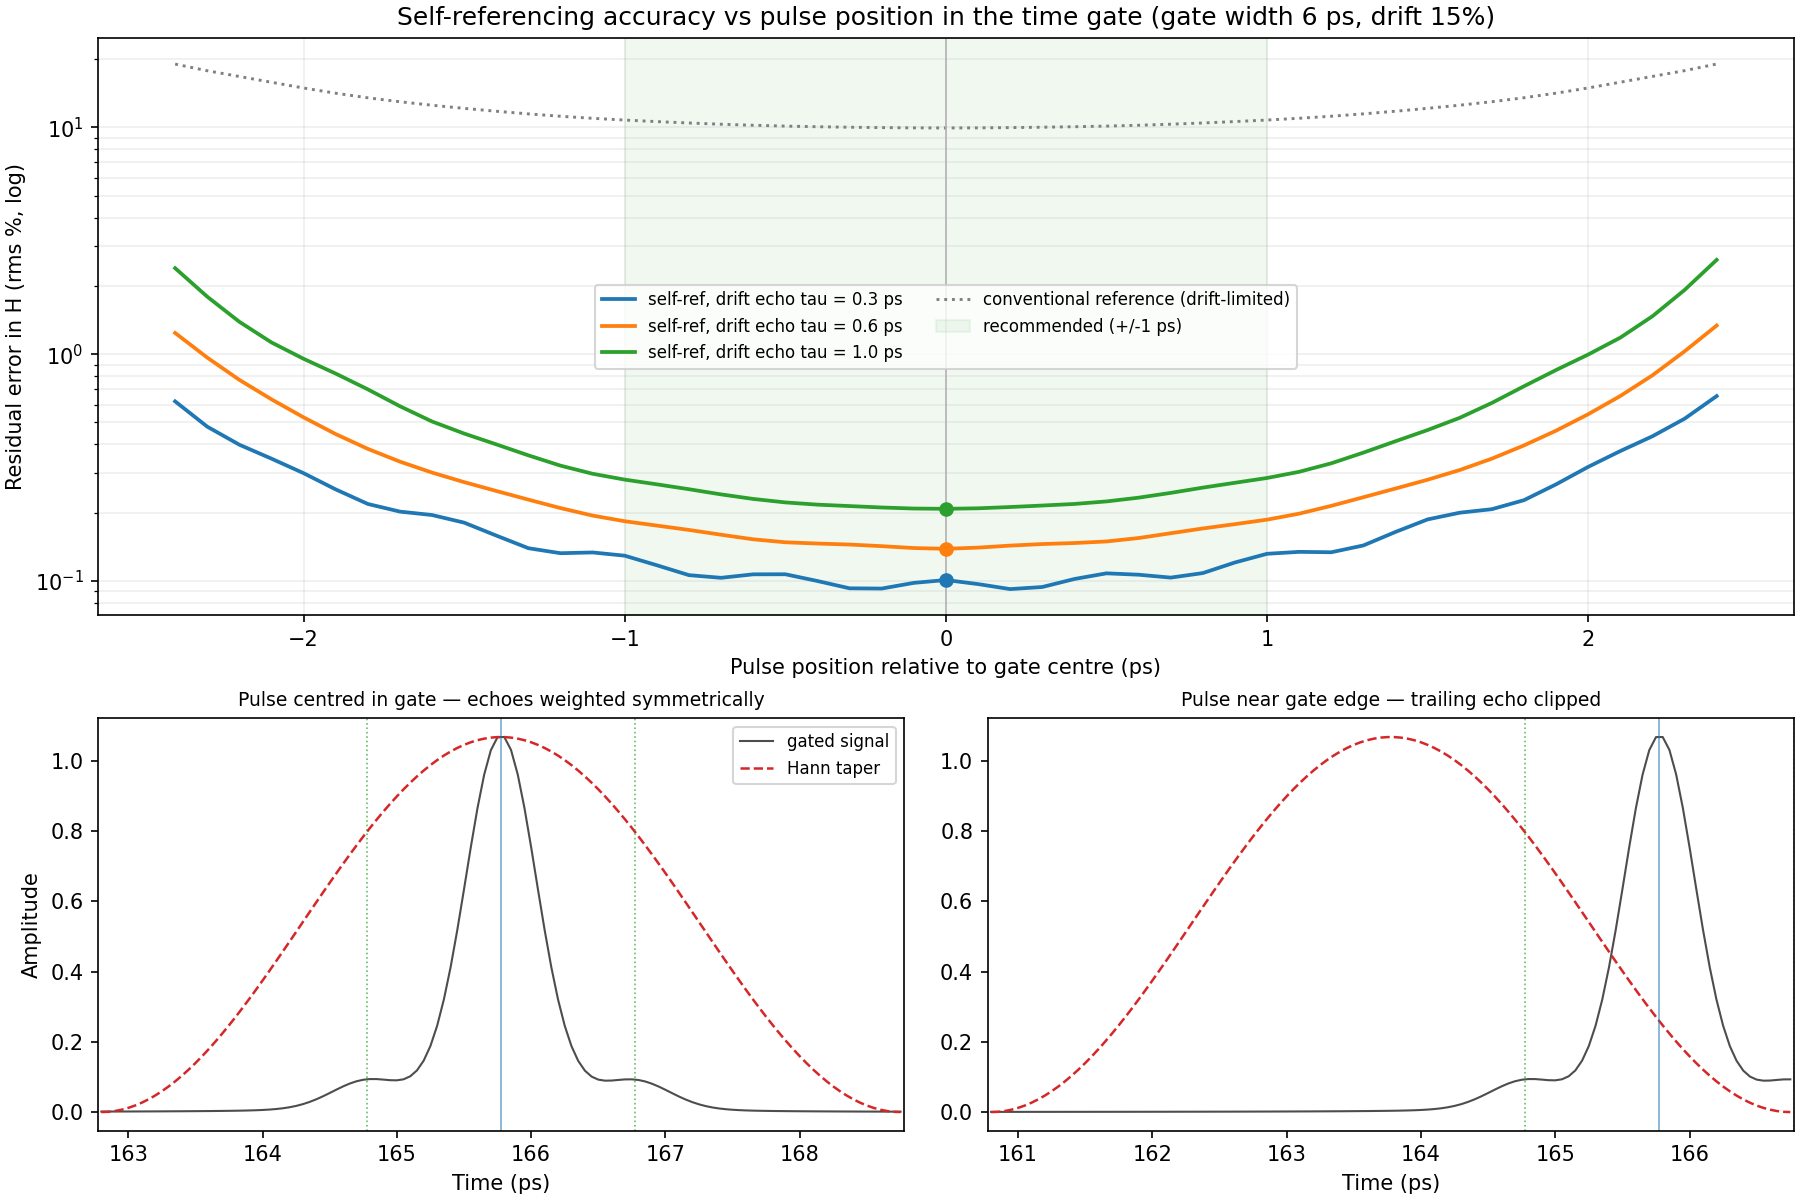

Write the Python code that produced this figure.
"""Figure: how pulse position within the time gate affects self-referencing.

Story for the group meeting
---------------------------
Front-pulse self-referencing forms W = Y2/Y1, a *spectral* ratio. In the time
domain that is a deconvolution, and a deconvolution through a finite, tapered
gate is only exact when the gate weighs each pulse's surroundings identically.
A real instrument drift acts like a convolution kernel g(t) that smears small
echoes around every pulse (here +/- tau). If a pulse sits off-centre in its
Hann gate, the taper clips/attenuates those echoes asymmetrically, so the
front-pulse correction no longer perfectly matches the second-pulse
contamination and a residual survives.

This script sweeps the pulse position relative to the gate centre and plots the
residual self-referenced error, for a few drift echo delays tau. It also shows
the time-domain picture (pulse + drift echoes under the Hann gate) at a centred
and an off-centre position so the mechanism is visible.

Reuses the production code paths:
- thz_core.window_transfer_model builds the true second pulse from the first;
- thz_adapter._absolute_time_spectrum is the exact gating+FFT used in the
  pipeline's self-referencing.

Run:
    .venv/Scripts/python.exe reports/group_meeting_window_selfref/fig_pulse_gate_offset.py
"""

from __future__ import annotations

import os
import sys

import numpy as np

import matplotlib

matplotlib.use("Agg")
import matplotlib.pyplot as plt

REPO_ROOT = os.path.dirname(os.path.dirname(os.path.dirname(os.path.abspath(__file__))))
sys.path.insert(0, REPO_ROOT)

import thz_core.thz_core as core  # noqa: E402
from dataset_core.adapters import thz_adapter as thz  # noqa: E402

OUTPUT_DIR = os.path.dirname(os.path.abspath(__file__))

# ---- synthetic geometry (mirrors the CNT-13/D window, 0.9 mm fused silica) ----
N_WINDOW = 1.96 - 0.006j
THICKNESS_M = 0.9e-3
THETA_EXT_DEG = 45.0
H_TRUE = -1.5                      # flat sign-flipped sample response (CNT-like)

DT_PS = 0.05
PULSE_WIDTH_PS = 0.25
GATE_WIDTH_PS = 6.0               # matches the real second-reflection gate span
DRIFT_AMPLITUDE = 0.15           # 15% spectral ripple
ECHO_DELAYS_PS = (0.3, 0.6, 1.0)  # time-domain spread of the drift kernel
ASSESS_BAND_THZ = (0.4, 2.0)
FFT_LENGTH = 8192

# Long enough to hold both pulses plus their gates with margin.
TIME_PS = np.arange(140.0, 185.0, DT_PS)
FRONT_CENTRE_PS = 154.8
SECOND_CENTRE_PS = None          # filled from the model delay below


def _full_trace_freq_hz():
    return np.fft.rfftfreq(TIME_PS.size, DT_PS * 1e-12)


def _gaussian(centre_ps):
    return np.exp(-((TIME_PS - centre_ps) ** 2) / (2 * PULSE_WIDTH_PS**2))


def _build_two_pulse_trace(extra_second_filter):
    """Front pulse + second pulse (front filtered by the window model W)."""
    freq_hz = _full_trace_freq_hz()
    w_model = core.window_transfer_model(
        freq_hz, N_WINDOW, THICKNESS_M, np.deg2rad(THETA_EXT_DEG)
    )
    front = _gaussian(FRONT_CENTRE_PS)
    second = np.fft.irfft(
        np.fft.rfft(front) * w_model * extra_second_filter, n=front.size
    )
    return front + second


def _drift_kernel(echo_delay_ps):
    """Real, zero-phase drift filter: G(f) = 1 + a*cos(2*pi*f*tau).

    In time domain this is delta(t) + (a/2)[delta(t-tau)+delta(t+tau)], i.e. it
    plants echo replicas of every pulse at +/- tau — a clean, interpretable
    stand-in for alignment drift.
    """
    freq_hz = _full_trace_freq_hz()
    return 1.0 + DRIFT_AMPLITUDE * np.cos(2 * np.pi * freq_hz * echo_delay_ps * 1e-12)


def _measured_delay_s():
    beta = np.sqrt(N_WINDOW.real**2 - np.sin(np.deg2rad(THETA_EXT_DEG)) ** 2)
    return 2.0 * THICKNESS_M * beta / 299_792_458.0


def _gate_segment(trace, gate_centre_ps):
    """Crop the trace to a GATE_WIDTH_PS boxcar centred at gate_centre_ps.

    Returns (time_s, amplitude) on the original sampling — the segment that the
    pipeline would Hann-window and FFT.
    """
    lo = gate_centre_ps - GATE_WIDTH_PS / 2
    hi = gate_centre_ps + GATE_WIDTH_PS / 2
    mask = (TIME_PS >= lo) & (TIME_PS <= hi)
    return TIME_PS[mask] * 1e-12, trace[mask]


def _selfref_H(reference_trace, sample_trace, gate_offset_ps):
    """Self-referenced H over the assessment band for a given gate offset.

    gate_offset_ps is the pulse position relative to the gate centre: the gate
    is placed at pulse_centre - offset, so positive offset = pulse right of the
    gate centre.
    """
    first_gate = FRONT_CENTRE_PS - gate_offset_ps
    second_gate = SECOND_CENTRE_PS - gate_offset_ps

    def spectrum(trace, gate_centre):
        time_s, amplitude = _gate_segment(trace, gate_centre)
        freq, spec = thz._absolute_time_spectrum(time_s, amplitude, FFT_LENGTH)
        return freq, spec

    freq, y1_samp = spectrum(sample_trace, first_gate)
    _, y2_samp = spectrum(sample_trace, second_gate)
    _, y1_ref = spectrum(reference_trace, first_gate)
    _, y2_ref = spectrum(reference_trace, second_gate)

    with np.errstate(divide="ignore", invalid="ignore"):
        h_old = y2_samp / y2_ref
        h_new = h_old * (y1_ref / y1_samp)

    f_thz = freq * 1e-12
    band = (f_thz >= ASSESS_BAND_THZ[0]) & (f_thz <= ASSESS_BAND_THZ[1])
    return h_old[band], h_new[band]


def _rms_error(h_band):
    return float(np.sqrt(np.mean(np.abs(h_band / H_TRUE - 1.0) ** 2)))


def main():
    global SECOND_CENTRE_PS
    delay_s = _measured_delay_s()
    SECOND_CENTRE_PS = FRONT_CENTRE_PS + delay_s * 1e12

    reference_trace = _build_two_pulse_trace(1.0)

    offsets_ps = np.linspace(-2.4, 2.4, 49)

    fig = plt.figure(figsize=(12, 8), layout="constrained")
    grid = fig.add_gridspec(2, 2, height_ratios=[1.4, 1.0])
    ax_err = fig.add_subplot(grid[0, :])
    ax_centre = fig.add_subplot(grid[1, 0])
    ax_offset = fig.add_subplot(grid[1, 1])

    summary = {}
    for echo_delay_ps in ECHO_DELAYS_PS:
        sample_trace = np.fft.irfft(
            np.fft.rfft(_build_two_pulse_trace(H_TRUE)) * _drift_kernel(echo_delay_ps),
            n=TIME_PS.size,
        )
        errors_new = []
        errors_old = []
        for offset in offsets_ps:
            h_old, h_new = _selfref_H(reference_trace, sample_trace, offset)
            errors_new.append(_rms_error(h_new) * 100)
            errors_old.append(_rms_error(h_old) * 100)
        errors_new = np.array(errors_new)
        line, = ax_err.plot(offsets_ps, errors_new, lw=1.8,
                            label=f"self-ref, drift echo tau = {echo_delay_ps} ps")
        summary[echo_delay_ps] = (errors_new, np.array(errors_old))
        centre_error = errors_new[np.argmin(np.abs(offsets_ps))]
        ax_err.scatter([0], [centre_error], color=line.get_color(), zorder=5)

    # Conventional reference error (drift-limited, ~offset-independent) shown for
    # the middle echo delay as the "do nothing" baseline.
    baseline = summary[ECHO_DELAYS_PS[1]][1]
    ax_err.plot(offsets_ps, baseline, color="0.5", lw=1.4, ls=":",
                label="conventional reference (drift-limited)")

    # Shade the "keep the pulse here" region (within +/-1 ps of centre).
    ax_err.axvspan(-1.0, 1.0, color="tab:green", alpha=0.07,
                   label="recommended (+/-1 ps)")
    ax_err.axvline(0.0, color="0.7", lw=0.8)
    ax_err.set_yscale("log")
    ax_err.set_xlabel("Pulse position relative to gate centre (ps)")
    ax_err.set_ylabel("Residual error in H (rms %, log)")
    ax_err.set_title("Self-referencing accuracy vs pulse position in the time gate "
                     f"(gate width {GATE_WIDTH_PS:.0f} ps, drift {DRIFT_AMPLITUDE*100:.0f}%)")
    ax_err.legend(fontsize=8, ncol=2)
    ax_err.grid(True, which="both", alpha=0.2)

    # ---- time-domain mechanism panels (echo delay = 1.0 ps, the worst case) --
    sample_trace = np.fft.irfft(
        np.fft.rfft(_build_two_pulse_trace(H_TRUE)) * _drift_kernel(ECHO_DELAYS_PS[-1]),
        n=TIME_PS.size,
    )
    for ax, offset, title in [
        (ax_centre, 0.0, "Pulse centred in gate — echoes weighted symmetrically"),
        (ax_offset, 2.0, "Pulse near gate edge — trailing echo clipped"),
    ]:
        gate_centre = SECOND_CENTRE_PS - offset
        time_s, amplitude = _gate_segment(sample_trace, gate_centre)
        time_ps = time_s * 1e12
        hann = np.hanning(amplitude.size)
        ax.plot(time_ps, amplitude, color="0.3", lw=1.0, label="gated signal")
        ax.plot(time_ps, hann * np.max(np.abs(amplitude)), color="tab:red", lw=1.2,
                ls="--", label="Hann taper")
        ax.axvline(SECOND_CENTRE_PS, color="tab:blue", lw=0.8, alpha=0.6)
        for sign in (-1, 1):
            ax.axvline(SECOND_CENTRE_PS + sign * ECHO_DELAYS_PS[-1], color="tab:green",
                       lw=0.8, ls=":", alpha=0.7)
        ax.set_title(title, fontsize=9)
        ax.set_xlabel("Time (ps)")
        ax.set_xlim(gate_centre - GATE_WIDTH_PS / 2, gate_centre + GATE_WIDTH_PS / 2)
    ax_centre.set_ylabel("Amplitude")
    ax_centre.legend(fontsize=8)

    out_path = os.path.join(OUTPUT_DIR, "fig_pulse_gate_offset.png")
    fig.savefig(out_path, dpi=150)
    print(f"Wrote {out_path}")

    # ---- printed summary for the report ------------------------------------
    print("\nResidual self-ref error (rms %) by drift echo delay:")
    print(f"  {'tau (ps)':>9} | {'centred':>8} | {'+/-1 ps':>8} | {'+/-2 ps':>8}")
    for echo_delay_ps in ECHO_DELAYS_PS:
        errors_new, _ = summary[echo_delay_ps]
        def at(off):
            return errors_new[np.argmin(np.abs(offsets_ps - off))]
        worst_1 = max(at(-1.0), at(1.0))
        worst_2 = max(at(-2.0), at(2.0))
        print(f"  {echo_delay_ps:>9.1f} | {at(0.0):>7.2f}% | {worst_1:>7.2f}% | {worst_2:>7.2f}%")
    print(f"\nConventional reference baseline (drift-limited): "
          f"{np.mean(baseline):.1f}% rms")


if __name__ == "__main__":
    main()
